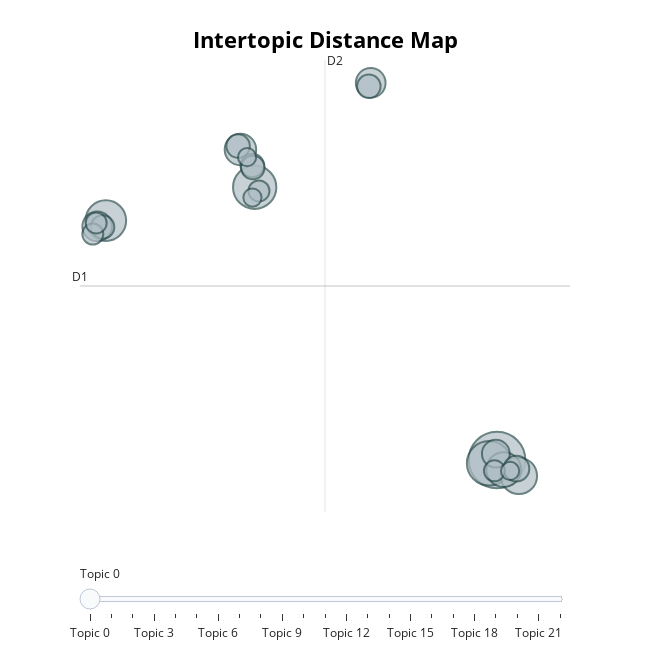

The code cell stored with this chart in its notebook:
### Code cell
# run this cell to visualize the topics
topic_model.visualize_topics()

### Figure 1 — Plotly figure (JSON) as saved in the notebook; plotly's stock layout.template omitted (floating-point values rounded to 4 significant figures)
{"data": [{"customdata": [[0, "world | people | new | years | america", 29], [1, "america | americans | american | people | tonight", 18], [2, "states | government | united | congress | public", 17], [3, "states | government | united | law | congress", 15], [4, "government | work | public | congress | great", 12], [5, "world | peace | nations | soviet | nation", 11], [6, "british | states | united | war | enemy", 9], [7, "states | government | congress | united | year", 8], [8, "america | americans | jobs | new | american", 8], [9, "world | free | great | government | nations", 7], [10, "dollars | war | million | 1947 | fiscal", 6], [11, "bank | public | states | country | government", 5], [12, "federal | tax | people | america | budget", 5], [13, "states | government | united | great | public", 5], [14, "government | department | united | states | congress", 5], [15, "government | public | states | general | subject", 5], [16, "government | shall | military | islands | people", 4], [17, "treaty | united | states | spain | year", 4], [18, "states | government | united | constitution | congress", 4], [19, "information | provision | public | united | proper", 4], [20, "government | congress | national | federal | public", 3], [21, "states | great | war | public | power", 3], [22, "states | public | government | united | congress", 3]], "hovertemplate": "<b>Topic %{customdata[0]}</b><br>%{customdata[1]}<br>Size: %{customdata[2]}", "legendgroup": "", "marker": {"color": "#B0BEC5", "line": {"color": "DarkSlateGrey", "width": 2}, "size": [29, 18, 17, 15, 12, 11, 9, 8, 8, 7, 6, 5, 5, 5, 5, 5, 4, 4, 4, 4, 3, 3, 3], "sizemode": "area", "sizeref": 0.01812, "symbol": "circle"}, "mode": "markers", "name": "", "orientation": "v", "showlegend": false, "type": "scatter", "x": [23.2, 22.63, 5.57, -5.259, 24.79, 23.69, 4.534, -5.884, 14.01, 23.11, 24.61, 5.395, 13.88, -5.496, 4.365, 5.436, 23.01, 5.88, -6.206, -5.961, 24.15, 5.406, 5.016], "xaxis": "x", "y": [-8.322, -8.442, 1.785, 0.5486, -8.913, -8.678, 3.184, 0.3365, 5.653, -8.09, -8.643, 2.595, 5.527, 0.3121, 3.311, 2.513, -8.724, 1.647, 0.05223, 0.4617, -8.728, 1.404, 2.9], "yaxis": "y"}], "layout": {"annotations": [{"showarrow": false, "text": "D1", "x": -7.137, "y": -1.875, "yshift": 10}, {"showarrow": false, "text": "D2", "x": 10.69, "xshift": 10, "y": 6.501}], "height": 650, "hoverlabel": {"bgcolor": "white", "font": {"family": "Rockwell", "size": 16}}, "legend": {"itemsizing": "constant", "tracegroupgap": 0}, "margin": {"t": 60}, "shapes": [{"line": {"color": "#CFD8DC", "width": 2}, "type": "line", "x0": 10.69, "x1": 10.69, "y0": -10.25, "y1": 6.501}, {"line": {"color": "#9E9E9E", "width": 2}, "type": "line", "x0": -7.137, "x1": 28.51, "y0": -1.875, "y1": -1.875}], "sliders": [{"active": 0, "pad": {"t": 50}, "steps": [{"args": [{"marker.color": [["red", "#B0BEC5", "#B0BEC5", "#B0BEC5", "#B0BEC5", "#B0BEC5", "#B0BEC5", "#B0BEC5", "#B0BEC5", "#B0BEC5", "#B0BEC5", "#B0BEC5", "#B0BEC5", "#B0BEC5", "#B0BEC5", "#B0BEC5", "#B0BEC5", "#B0BEC5", "#B0BEC5", "#B0BEC5", "#B0BEC5", "#B0BEC5", "#B0BEC5"]]}], "label": "Topic 0", "method": "update"}, {"args": [{"marker.color": [["#B0BEC5", "red", "#B0BEC5", "#B0BEC5", "#B0BEC5", "#B0BEC5", "#B0BEC5", "#B0BEC5", "#B0BEC5", "#B0BEC5", "#B0BEC5", "#B0BEC5", "#B0BEC5", "#B0BEC5", "#B0BEC5", "#B0BEC5", "#B0BEC5", "#B0BEC5", "#B0BEC5", "#B0BEC5", "#B0BEC5", "#B0BEC5", "#B0BEC5"]]}], "label": "Topic 1", "method": "update"}, {"args": [{"marker.color": [["#B0BEC5", "#B0BEC5", "red", "#B0BEC5", "#B0BEC5", "#B0BEC5", "#B0BEC5", "#B0BEC5", "#B0BEC5", "#B0BEC5", "#B0BEC5", "#B0BEC5", "#B0BEC5", "#B0BEC5", "#B0BEC5", "#B0BEC5", "#B0BEC5", "#B0BEC5", "#B0BEC5", "#B0BEC5", "#B0BEC5", "#B0BEC5", "#B0BEC5"]]}], "label": "Topic 2", "method": "update"}, {"args": [{"marker.color": [["#B0BEC5", "#B0BEC5", "#B0BEC5", "red", "#B0BEC5", "#B0BEC5", "#B0BEC5", "#B0BEC5", "#B0BEC5", "#B0BEC5", "#B0BEC5", "#B0BEC5", "#B0BEC5", "#B0BEC5", "#B0BEC5", "#B0BEC5", "#B0BEC5", "#B0BEC5", "#B0BEC5", "#B0BEC5", "#B0BEC5", "#B0BEC5", "#B0BEC5"]]}], "label": "Topic 3", "method": "update"}, {"args": [{"marker.color": [["#B0BEC5", "#B0BEC5", "#B0BEC5", "#B0BEC5", "red", "#B0BEC5", "#B0BEC5", "#B0BEC5", "#B0BEC5", "#B0BEC5", "#B0BEC5", "#B0BEC5", "#B0BEC5", "#B0BEC5", "#B0BEC5", "#B0BEC5", "#B0BEC5", "#B0BEC5", "#B0BEC5", "#B0BEC5", "#B0BEC5", "#B0BEC5", "#B0BEC5"]]}], "label": "Topic 4", "method": "update"}, {"args": [{"marker.color": [["#B0BEC5", "#B0BEC5", "#B0BEC5", "#B0BEC5", "#B0BEC5", "red", "#B0BEC5", "#B0BEC5", "#B0BEC5", "#B0BEC5", "#B0BEC5", "#B0BEC5", "#B0BEC5", "#B0BEC5", "#B0BEC5", "#B0BEC5", "#B0BEC5", "#B0BEC5", "#B0BEC5", "#B0BEC5", "#B0BEC5", "#B0BEC5", "#B0BEC5"]]}], "label": "Topic 5", "method": "update"}, {"args": [{"marker.color": [["#B0BEC5", "#B0BEC5", "#B0BEC5", "#B0BEC5", "#B0BEC5", "#B0BEC5", "red", "#B0BEC5", "#B0BEC5", "#B0BEC5", "#B0BEC5", "#B0BEC5", "#B0BEC5", "#B0BEC5", "#B0BEC5", "#B0BEC5", "#B0BEC5", "#B0BEC5", "#B0BEC5", "#B0BEC5", "#B0BEC5", "#B0BEC5", "#B0BEC5"]]}], "label": "Topic 6", "method": "update"}, {"args": [{"marker.color": [["#B0BEC5", "#B0BEC5", "#B0BEC5", "#B0BEC5", "#B0BEC5", "#B0BEC5", "#B0BEC5", "red", "#B0BEC5", "#B0BEC5", "#B0BEC5", "#B0BEC5", "#B0BEC5", "#B0BEC5", "#B0BEC5", "#B0BEC5", "#B0BEC5", "#B0BEC5", "#B0BEC5", "#B0BEC5", "#B0BEC5", "#B0BEC5", "#B0BEC5"]]}], "label": "Topic 7", "method": "update"}, {"args": [{"marker.color": [["#B0BEC5", "#B0BEC5", "#B0BEC5", "#B0BEC5", "#B0BEC5", "#B0BEC5", "#B0BEC5", "#B0BEC5", "red", "#B0BEC5", "#B0BEC5", "#B0BEC5", "#B0BEC5", "#B0BEC5", "#B0BEC5", "#B0BEC5", "#B0BEC5", "#B0BEC5", "#B0BEC5", "#B0BEC5", "#B0BEC5", "#B0BEC5", "#B0BEC5"]]}], "label": "Topic 8", "method": "update"}, {"args": [{"marker.color": [["#B0BEC5", "#B0BEC5", "#B0BEC5", "#B0BEC5", "#B0BEC5", "#B0BEC5", "#B0BEC5", "#B0BEC5", "#B0BEC5", "red", "#B0BEC5", "#B0BEC5", "#B0BEC5", "#B0BEC5", "#B0BEC5", "#B0BEC5", "#B0BEC5", "#B0BEC5", "#B0BEC5", "#B0BEC5", "#B0BEC5", "#B0BEC5", "#B0BEC5"]]}], "label": "Topic 9", "method": "update"}, {"args": [{"marker.color": [["#B0BEC5", "#B0BEC5", "#B0BEC5", "#B0BEC5", "#B0BEC5", "#B0BEC5", "#B0BEC5", "#B0BEC5", "#B0BEC5", "#B0BEC5", "red", "#B0BEC5", "#B0BEC5", "#B0BEC5", "#B0BEC5", "#B0BEC5", "#B0BEC5", "#B0BEC5", "#B0BEC5", "#B0BEC5", "#B0BEC5", "#B0BEC5", "#B0BEC5"]]}], "label": "Topic 10", "method": "update"}, {"args": [{"marker.color": [["#B0BEC5", "#B0BEC5", "#B0BEC5", "#B0BEC5", "#B0BEC5", "#B0BEC5", "#B0BEC5", "#B0BEC5", "#B0BEC5", "#B0BEC5", "#B0BEC5", "red", "#B0BEC5", "#B0BEC5", "#B0BEC5", "#B0BEC5", "#B0BEC5", "#B0BEC5", "#B0BEC5", "#B0BEC5", "#B0BEC5", "#B0BEC5", "#B0BEC5"]]}], "label": "Topic 11", "method": "update"}, {"args": [{"marker.color": [["#B0BEC5", "#B0BEC5", "#B0BEC5", "#B0BEC5", "#B0BEC5", "#B0BEC5", "#B0BEC5", "#B0BEC5", "#B0BEC5", "#B0BEC5", "#B0BEC5", "#B0BEC5", "red", "#B0BEC5", "#B0BEC5", "#B0BEC5", "#B0BEC5", "#B0BEC5", "#B0BEC5", "#B0BEC5", "#B0BEC5", "#B0BEC5", "#B0BEC5"]]}], "label": "Topic 12", "method": "update"}, {"args": [{"marker.color": [["#B0BEC5", "#B0BEC5", "#B0BEC5", "#B0BEC5", "#B0BEC5", "#B0BEC5", "#B0BEC5", "#B0BEC5", "#B0BEC5", "#B0BEC5", "#B0BEC5", "#B0BEC5", "#B0BEC5", "red", "#B0BEC5", "#B0BEC5", "#B0BEC5", "#B0BEC5", "#B0BEC5", "#B0BEC5", "#B0BEC5", "#B0BEC5", "#B0BEC5"]]}], "label": "Topic 13", "method": "update"}, {"args": [{"marker.color": [["#B0BEC5", "#B0BEC5", "#B0BEC5", "#B0BEC5", "#B0BEC5", "#B0BEC5", "#B0BEC5", "#B0BEC5", "#B0BEC5", "#B0BEC5", "#B0BEC5", "#B0BEC5", "#B0BEC5", "#B0BEC5", "red", "#B0BEC5", "#B0BEC5", "#B0BEC5", "#B0BEC5", "#B0BEC5", "#B0BEC5", "#B0BEC5", "#B0BEC5"]]}], "label": "Topic 14", "method": "update"}, {"args": [{"marker.color": [["#B0BEC5", "#B0BEC5", "#B0BEC5", "#B0BEC5", "#B0BEC5", "#B0BEC5", "#B0BEC5", "#B0BEC5", "#B0BEC5", "#B0BEC5", "#B0BEC5", "#B0BEC5", "#B0BEC5", "#B0BEC5", "#B0BEC5", "red", "#B0BEC5", "#B0BEC5", "#B0BEC5", "#B0BEC5", "#B0BEC5", "#B0BEC5", "#B0BEC5"]]}], "label": "Topic 15", "method": "update"}, {"args": [{"marker.color": [["#B0BEC5", "#B0BEC5", "#B0BEC5", "#B0BEC5", "#B0BEC5", "#B0BEC5", "#B0BEC5", "#B0BEC5", "#B0BEC5", "#B0BEC5", "#B0BEC5", "#B0BEC5", "#B0BEC5", "#B0BEC5", "#B0BEC5", "#B0BEC5", "red", "#B0BEC5", "#B0BEC5", "#B0BEC5", "#B0BEC5", "#B0BEC5", "#B0BEC5"]]}], "label": "Topic 16", "method": "update"}, {"args": [{"marker.color": [["#B0BEC5", "#B0BEC5", "#B0BEC5", "#B0BEC5", "#B0BEC5", "#B0BEC5", "#B0BEC5", "#B0BEC5", "#B0BEC5", "#B0BEC5", "#B0BEC5", "#B0BEC5", "#B0BEC5", "#B0BEC5", "#B0BEC5", "#B0BEC5", "#B0BEC5", "red", "#B0BEC5", "#B0BEC5", "#B0BEC5", "#B0BEC5", "#B0BEC5"]]}], "label": "Topic 17", "method": "update"}, {"args": [{"marker.color": [["#B0BEC5", "#B0BEC5", "#B0BEC5", "#B0BEC5", "#B0BEC5", "#B0BEC5", "#B0BEC5", "#B0BEC5", "#B0BEC5", "#B0BEC5", "#B0BEC5", "#B0BEC5", "#B0BEC5", "#B0BEC5", "#B0BEC5", "#B0BEC5", "#B0BEC5", "#B0BEC5", "red", "#B0BEC5", "#B0BEC5", "#B0BEC5", "#B0BEC5"]]}], "label": "Topic 18", "method": "update"}, {"args": [{"marker.color": [["#B0BEC5", "#B0BEC5", "#B0BEC5", "#B0BEC5", "#B0BEC5", "#B0BEC5", "#B0BEC5", "#B0BEC5", "#B0BEC5", "#B0BEC5", "#B0BEC5", "#B0BEC5", "#B0BEC5", "#B0BEC5", "#B0BEC5", "#B0BEC5", "#B0BEC5", "#B0BEC5", "#B0BEC5", "red", "#B0BEC5", "#B0BEC5", "#B0BEC5"]]}], "label": "Topic 19", "method": "update"}, {"args": [{"marker.color": [["#B0BEC5", "#B0BEC5", "#B0BEC5", "#B0BEC5", "#B0BEC5", "#B0BEC5", "#B0BEC5", "#B0BEC5", "#B0BEC5", "#B0BEC5", "#B0BEC5", "#B0BEC5", "#B0BEC5", "#B0BEC5", "#B0BEC5", "#B0BEC5", "#B0BEC5", "#B0BEC5", "#B0BEC5", "#B0BEC5", "red", "#B0BEC5", "#B0BEC5"]]}], "label": "Topic 20", "method": "update"}, {"args": [{"marker.color": [["#B0BEC5", "#B0BEC5", "#B0BEC5", "#B0BEC5", "#B0BEC5", "#B0BEC5", "#B0BEC5", "#B0BEC5", "#B0BEC5", "#B0BEC5", "#B0BEC5", "#B0BEC5", "#B0BEC5", "#B0BEC5", "#B0BEC5", "#B0BEC5", "#B0BEC5", "#B0BEC5", "#B0BEC5", "#B0BEC5", "#B0BEC5", "red", "#B0BEC5"]]}], "label": "Topic 21", "method": "update"}, {"args": [{"marker.color": [["#B0BEC5", "#B0BEC5", "#B0BEC5", "#B0BEC5", "#B0BEC5", "#B0BEC5", "#B0BEC5", "#B0BEC5", "#B0BEC5", "#B0BEC5", "#B0BEC5", "#B0BEC5", "#B0BEC5", "#B0BEC5", "#B0BEC5", "#B0BEC5", "#B0BEC5", "#B0BEC5", "#B0BEC5", "#B0BEC5", "#B0BEC5", "#B0BEC5", "red"]]}], "label": "Topic 22", "method": "update"}]}], "title": {"font": {"color": "Black", "size": 22}, "text": "<b>Intertopic Distance Map</b>", "x": 0.5, "xanchor": "center", "y": 0.95, "yanchor": "top"}, "width": 650, "xaxis": {"anchor": "y", "domain": [0, 1], "range": [-7.137, 28.51], "title": {"text": ""}, "visible": false}, "yaxis": {"anchor": "x", "domain": [0, 1], "range": [-10.25, 6.501], "title": {"text": ""}, "visible": false}}}
